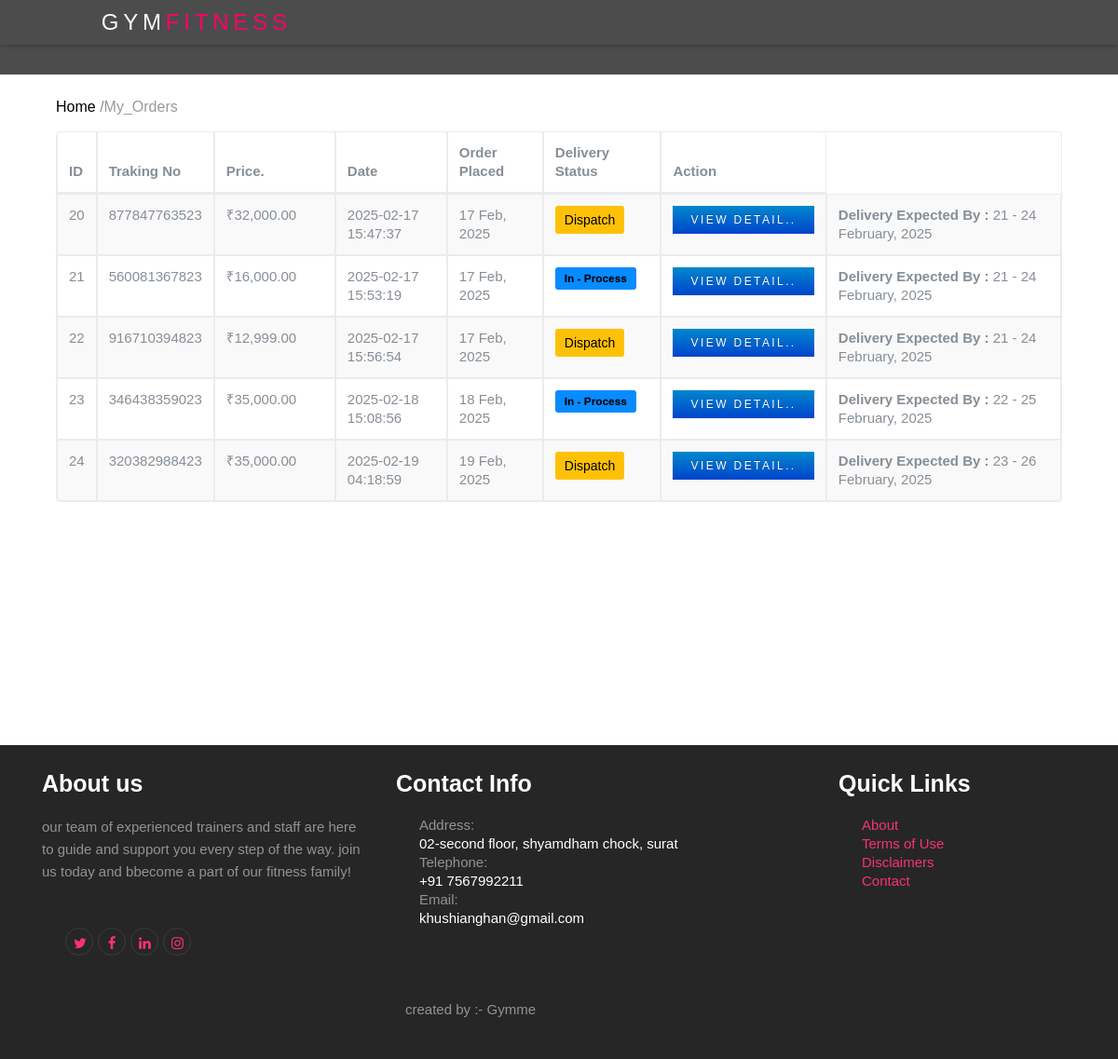
Before: /my_orders.php (signed in) with the older database file.
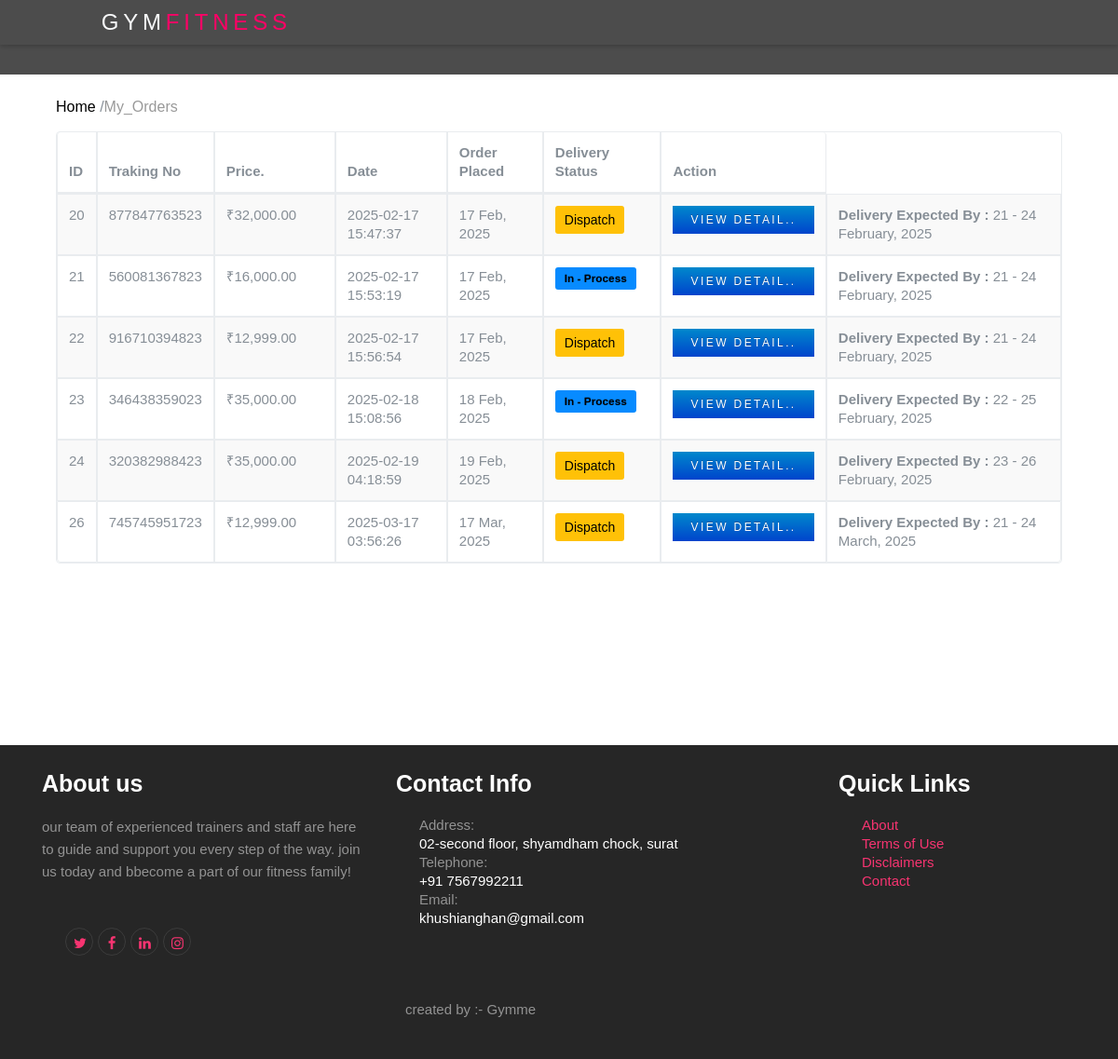
After: the same page with the newer database file.
### tables this page shows
CREATE TABLE `orders` (
  `id` int(11) NOT NULL,
  `tracking_id` varchar(200) NOT NULL,
  `user_id` int(200) NOT NULL,
  `name` varchar(200) NOT NULL,
  `email` varchar(200) NOT NULL,
  `phone` varchar(200) NOT NULL,
  `address` mediumtext NOT NULL,
  `pincode` int(200) NOT NULL,
  `total_price` int(200) NOT NULL,
  `payment_method` varchar(200) NOT NULL,
  `payment_id` varchar(200) DEFAULT NULL,
  `status` tinyint(4) NOT NULL DEFAULT 0,
  `comments` varchar(300) DEFAULT NULL,
  `create_at` timestamp NOT NULL DEFAULT current_timestamp(),
  `delivery` int(11) NOT NULL DEFAULT 0
);

### my_orders.php (the view, shortened to what this page needs)
<?php include "include/header.php"; ?>
<link rel="stylesheet" href="css/empty.css">
<body>
    <?php include "include/nav.php"; ?>
    <section class="section element-animate" style="height:800px;">
        <div class="container" id="body">
            <div class="col-md-12">
                <ol class="breadcrumb">
                    <li><a href="index.php">Home</a> / </li>
                    <li class="active">My_Orders</li>
                </ol>
            </div>
            <div class="col-md-12">
                <?php if (isset($_SESSION['auth_user'])) {
                    include 'admin/dbcon.php';
                    $status = '';
                    $user_id = $_SESSION['auth_user']['user_id'];
                    $sql = "SELECT * from orders WHERE user_id='$user_id'";
                    $result = mysqli_query($con, $sql);
                    if (mysqli_num_rows($result) > 0) {
                ?>
                    <table class="table table-bordered table-striped">
                        <thead>
                            <tr>
                                <th>ID</th>
                                <th>Traking No</th>
                                <th width="130px">Price.</th>
                                <th width="120px">Date</th>
                                <th>Order Placed</th>
                                <th>Delivery Status</th>
                                <th>Action</th>
                            </tr>
                        </thead>
                        <tbody>
                            <?php
                                while ($product = mysqli_fetch_assoc($result)) {
                            ?>
                                    <tr class="product-content">
                                        <td><?= htmlspecialchars($product['id']) ?></td>
                                        <td><?= htmlspecialchars($product['tracking_id']) ?></td>
                                        <td>₹<?= number_format($product['total_price'], 2) ?></td>
                                        <td><?= htmlspecialchars($product['create_at']) ?></td>
                                        <td><?php echo date('d M, Y',strtotime($product['create_at'])); ?></td>
                                        <td><?php if($product['delivery']=='1')
                                        {
                                            $status = '<label style="background-color: #ffc107; color: #000; padding: 5px 10px; border-radius: 3px;">Dispatch</label>';
                                        }
                                        else{
                                            $status = '<label class="label label-primary" style="background-color:rgb(7, 139, 255); color: #000; padding: 5px 10px; border-radius: 3px;">In - Process</label>';                                        }
                                        ?>
                                        <b></b><?php  echo $status; ?>
                                    </td>
                                        <td>
                                            <a href="vieworder.php?order_number=<?= $product['tracking_id']?>" value="" class="btn btn-primary btn-sm">view detail..</a>
                                        </td>
                                        <td>
                                            <span><b>Delivery Expected By :</b> <?php echo date('d',strtotime($product['create_at']. ' +4 day')); ?> - <?php echo date('d F, Y',strtotime($product['create_at']. ' +7 day')); ?></span>
                                        </td>
                                    </tr>
                                    <?php
                                }
                            }
                    ?>
                        </tbody>
                    </table>
                <?php } else { ?>
                    <div class="alert alert-warning text-center">
                        <b>No products in your cart.</b>
                    </div>
                <?php } ?>
            </div>
        </div>
    </section>
    <?php include "include/footer.php"; ?>
</body>
</html>

Changed rows visible on the page:
added orders: id "26", tracking "745745951723", total_price "12,999.00", create_at "2025-03-17 03:56:26", create_at "17 Mar, 2025", delivery "Dispatch", create_at "21", create_at "24 March, 2025"
